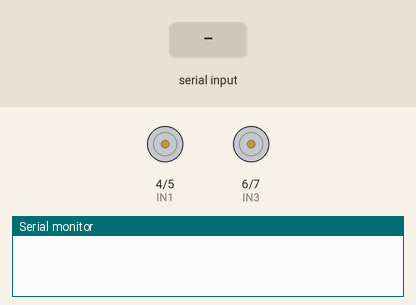
Recording of a sketch running on a simulated Arduino Uno, built with avr-gcc and run on an emulated ATmega328P. On the bench: motor-driver pin pairs drawn as motors (green arrow = first pin HIGH = forward, orange = second pin HIGH = backward, longer = more drive, scaled by the enable pin), the last lines printed to the serial monitor. The inputs (shaded band) are chosen by the test bench.

Above: at 1.2 s.
1.3 s: "F" received over the second serial link
At 1.8 s:
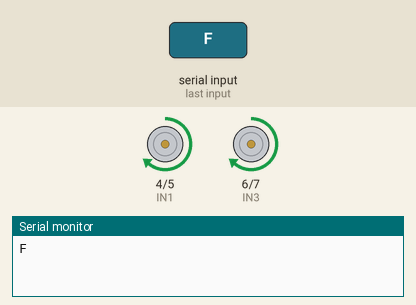
2.8 s: "B" received over the second serial link
At 4.0 s:
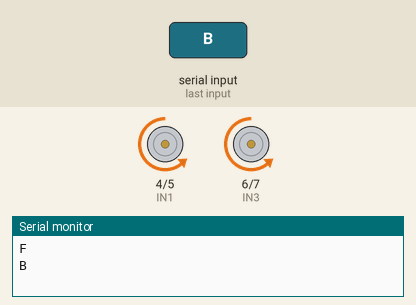
4.3 s: "L" received over the second serial link
At 5.2 s:
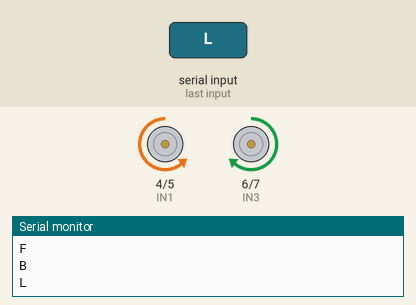
5.8 s: "R" received over the second serial link
At 6.4 s:
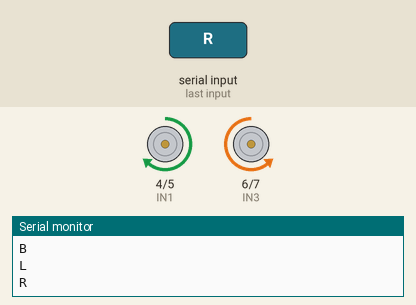
7.3 s: "S" received over the second serial link
At 8.5 s:
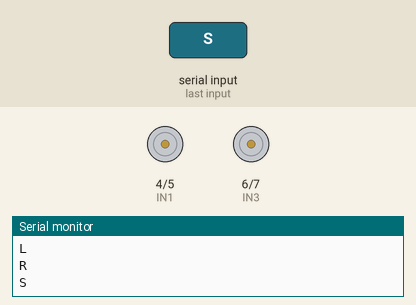
8.8 s: "G" received over the second serial link
At 9.9 s:
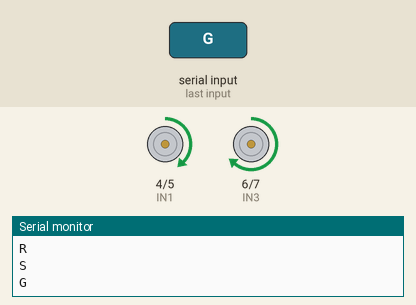
Timing chart, 0 to 11.3 s (numbered marks = the images above; inputs shaded):
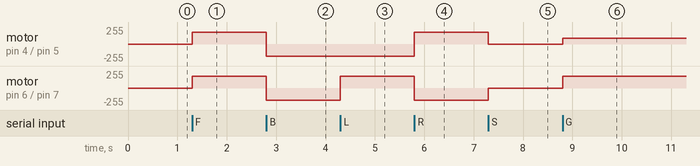

Measured:
- after the input at 1.3 s, motor on pin 4 (IN1) / pin 5 (IN2), motor on pin 6 (IN3) / pin 7 (IN4): stopped → forward 180/255 at once
- after the input at 2.8 s, motor on pin 4 (IN1) / pin 5 (IN2), motor on pin 6 (IN3) / pin 7 (IN4): forward 180/255 → backward 180/255 at once
- after the input at 4.3 s, motor on pin 6 (IN3) / pin 7 (IN4): backward 180/255 → forward 180/255 at once
- after the input at 5.8 s, motor on pin 4 (IN1) / pin 5 (IN2): backward 180/255 → forward 180/255 at once; motor on pin 6 (IN3) / pin 7 (IN4): forward 180/255 → backward 180/255 at once
- after the input at 7.3 s, motor on pin 4 (IN1) / pin 5 (IN2): forward 180/255 → stopped at once; motor on pin 6 (IN3) / pin 7 (IN4): backward 180/255 → stopped at once
- after the input at 8.8 s, motor on pin 4 (IN1) / pin 5 (IN2): stopped → forward 90/255 at once; motor on pin 6 (IN3) / pin 7 (IN4): stopped → forward 180/255 at once

The sketch:

Bluetooth_Controled_RC_car.ino
```cpp
#include <SoftwareSerial.h>

// -------- BLUETOOTH --------
SoftwareSerial BT(2, 3); // RX, TX

char command;

// -------- MOTOR PINS --------
#define IN1 4
#define IN2 5
#define IN3 6
#define IN4 7
#define ENA 9
#define ENB 10

int speedVal = 180;

// -------- SETUP --------
void setup() {
  pinMode(IN1, OUTPUT);
  pinMode(IN2, OUTPUT);
  pinMode(IN3, OUTPUT);
  pinMode(IN4, OUTPUT);

  pinMode(ENA, OUTPUT);
  pinMode(ENB, OUTPUT);

  BT.begin(9600);
  Serial.begin(9600);
}

// -------- MOTOR FUNCTIONS --------
void forward() {
  analogWrite(ENA, speedVal);
  analogWrite(ENB, speedVal);

  digitalWrite(IN1, HIGH);
  digitalWrite(IN2, LOW);
  digitalWrite(IN3, HIGH);
  digitalWrite(IN4, LOW);
}

void backward() {
  analogWrite(ENA, speedVal);
  analogWrite(ENB, speedVal);

  digitalWrite(IN1, LOW);
  digitalWrite(IN2, HIGH);
  digitalWrite(IN3, LOW);
  digitalWrite(IN4, HIGH);
}

void left() {
  analogWrite(ENA, speedVal);
  analogWrite(ENB, speedVal);

  digitalWrite(IN1, LOW);
  digitalWrite(IN2, HIGH);
  digitalWrite(IN3, HIGH);
  digitalWrite(IN4, LOW);
}

void right() {
  analogWrite(ENA, speedVal);
  analogWrite(ENB, speedVal);

  digitalWrite(IN1, HIGH);
  digitalWrite(IN2, LOW);
  digitalWrite(IN3, LOW);
  digitalWrite(IN4, HIGH);
}

void stopCar() {
  digitalWrite(IN1, LOW);
  digitalWrite(IN2, LOW);
  digitalWrite(IN3, LOW);
  digitalWrite(IN4, LOW);
}

// -------- DIAGONAL --------
void forwardLeft() {
  analogWrite(ENA, speedVal / 2);
  analogWrite(ENB, speedVal);

  digitalWrite(IN1, HIGH);
  digitalWrite(IN2, LOW);
  digitalWrite(IN3, HIGH);
  digitalWrite(IN4, LOW);
}

void forwardRight() {
  analogWrite(ENA, speedVal);
  analogWrite(ENB, speedVal / 2);

  digitalWrite(IN1, HIGH);
  digitalWrite(IN2, LOW);
  digitalWrite(IN3, HIGH);
  digitalWrite(IN4, LOW);
}

void backwardLeft() {
  analogWrite(ENA, speedVal / 2);
  analogWrite(ENB, speedVal);

  digitalWrite(IN1, LOW);
  digitalWrite(IN2, HIGH);
  digitalWrite(IN3, LOW);
  digitalWrite(IN4, HIGH);
}

void backwardRight() {
  analogWrite(ENA, speedVal);
  analogWrite(ENB, speedVal / 2);

  digitalWrite(IN1, LOW);
  digitalWrite(IN2, HIGH);
  digitalWrite(IN3, LOW);
  digitalWrite(IN4, HIGH);
}

// -------- LOOP --------
void loop() {

  if (BT.available()) {
    command = BT.read();
    Serial.println(command);

    switch (command) {

      case 'F': forward(); break;
      case 'B': backward(); break;
      case 'L': left(); break;
      case 'R': right(); break;
      case 'S': stopCar(); break;

      case 'G': forwardLeft(); break;
      case 'I': forwardRight(); break;
      case 'H': backwardLeft(); break;
      case 'J': backwardRight(); break;
    }
  }
}
```
